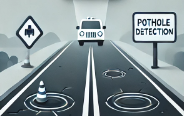
#> input picture assets/pothole_image.png, 184 x 116 px, given in place of the camera
$ python detect.py
#> lines starting #> are read from the running program, lines starting #| are printed output that depends on the picture; after the words box and inside, x2 and y2 are one past the last pixel; in counts of white or black regions, pixels touching at a corner belong together
import cv2

# Mở camera (0 là chỉ số camera mặc định)
cap = cv2.VideoCapture(0)

if not cap.isOpened():
    print("Không thể mở camera")
    exit()

while True:
    # Đọc từng frame từ camera
    ret, frame = cap.read()
#> frame is the input picture: shape (116, 184, 3); mean B, G, R 152.8, 148.7, 134.4

    if not ret:
        print("Không thể nhận frame. Đã thoát...")
        break

    # Chuyển đổi frame sang ảnh grayscale (ảnh xám)
    gray = cv2.cvtColor(frame, cv2.COLOR_BGR2GRAY)

    # Làm mờ ảnh để giảm nhiễu
    blur = cv2.GaussianBlur(gray, (5, 5), 0)
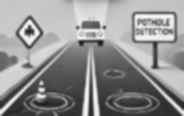
#> blur: shape (116, 184); min 28, max 247, mean 144.9

    # Phát hiện cạnh bằng Canny Edge Detection
    edges = cv2.Canny(blur, 50, 150)
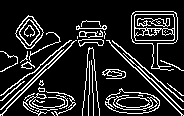
#> edges: shape (116, 184); 15% white in thin lines or dots

    # Tìm các contour trong ảnh
    contours, _ = cv2.findContours(edges, cv2.RETR_TREE, cv2.CHAIN_APPROX_SIMPLE)
#> contours = 72 contours, 35 with area under 20; largest, box (x1, y1, x2, y2) and area: (131, 11, 178, 71) 1562, (131, 11, 178, 69) 1553, (134, 14, 175, 41) 1034, (105, 88, 160, 114) 934, (105, 89, 160, 114) 906

    # Lọc và vẽ các contour có thể là ổ gà dựa trên kích thước và hình dạng
    for contour in contours:
        area = cv2.contourArea(contour)

        # Lọc những vùng có diện tích nhỏ để loại bỏ nhiễu
        if area > 500:
            # Tìm bounding box của contour
            x, y, w, h = cv2.boundingRect(contour)

            # Vẽ hình chữ nhật bao quanh các vùng phát hiện
            cv2.rectangle(frame, (x, y), (x + w, y + h), (0, 255, 0), 2)
#> this loop made 72 passes
#> (area, x, y, w, h) on passes 9, 10, 50, 51, 55, 56, 57, 67: (933.5, 105, 88, 55, 26), (906, 105, 89, 55, 25), (564, 15, 15, 29, 34), (521, 15, 16, 29, 33), (1562, 131, 11, 47, 60), (1553, 131, 11, 47, 58), (1034, 134, 14, 41, 27), (556.5, 134, 14, 41, 16)
#> area on passes 5, 6, 12, 13, 15, 17: 50.5, 27.5, 263.5, 253, 49.5, 33
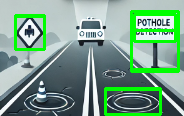
#> frame: shape (116, 184, 3); 10.2% of pixels changed, all inside (x1, y1, x2, y2) = (14, 10, 180, 116)

    # Hiển thị kết quả
    cv2.imshow('Pothole Detection', frame)

    # Nhấn 'q' để thoát vòng lặp
    if cv2.waitKey(1) & 0xFF == ord('q'):
#> (key q is pressed here)
        break

# Giải phóng tài nguyên và đóng cửa sổ
cap.release()
cv2.destroyAllWindows()
